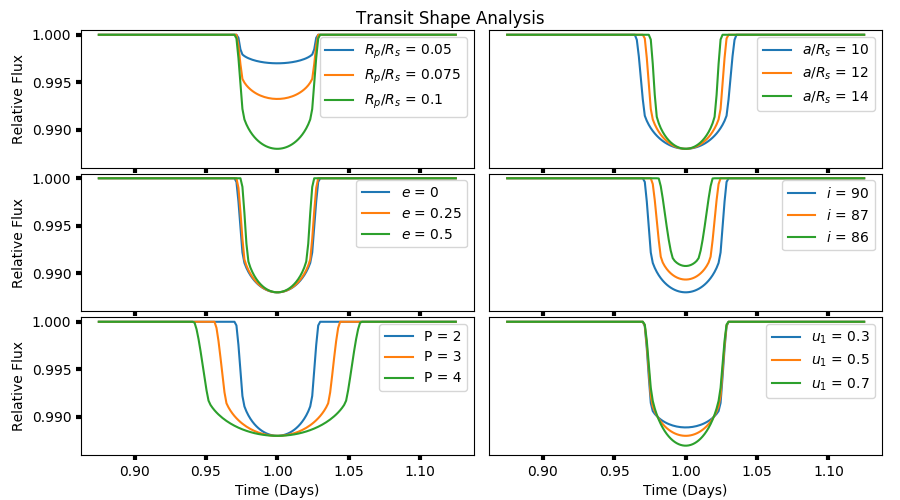

Here is the Python script that generated this plot:

from ELCA import transit
import numpy as np
import matplotlib.pyplot as plt


if __name__ == "__main__":

    t = np.linspace(0.875,1.125,180)

    changes = { 'rp':[0.05,0.075,0.1],'ar':[10,12,14], 'ecc':[0,0.25,0.5],'inc':[90,87,86],'per':[2,3,4],'u1':[0.3,0.5,0.7] }
    label = {'rp':r'$R_p/R_s$','ar':r'$a/R_s$','ecc':r'$e$','inc':r'$i$','per':'P','u1':r'$u_1$'}
    ncols = 2
    nkeys = len(changes.keys())
    f,ax = plt.subplots(int(nkeys/ncols),ncols,figsize=(9,5))
    plt.subplots_adjust(left=0.09,bottom=0.09,right=0.98,top=0.94,wspace=0.04,hspace=0.04)
    f.suptitle('Transit Shape Analysis')
    for k in range(nkeys):
        i = int(k/ncols)
        j = k%ncols
        key = list(changes.keys())[k]
        init = { 'rp':0.1, 'ar':12,       # Rp/Rs, a/Rs
                     'per':2, 'inc':90, # Period (days), Inclination
                     'u1': 0.5, 'u2': 0,          # limb darkening (linear, quadratic)
                     'ecc':0, 'ome':0,            # Eccentricity, Arg of periastron
                     'a0':1, 'a1':0,              # Airmass extinction terms
                     'a2':0, 'tm':1 }          # tm = Mid Transit time (Days)

        for v in changes[key]:
            init[key] = v
            ax[i,j].plot(t, transit(time=t, values=init),label="{} = {}".format(label[key], v))

        ax[i,j].legend(loc='best')
        ax[i,j].set_xlabel('Time (Days)')
        ax[i,j].set_ylim([0.986,1.0005])

        if j == 1:
            ax[i,j].get_yaxis().set_ticks([])
        else:
            ax[i,j].set_ylabel('Relative Flux')

    plt.savefig('transit_shape_analysis.png')
